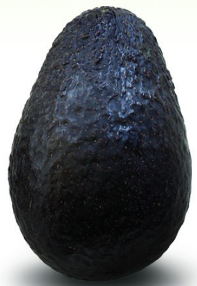
#> input picture Hassmadura.png, 197 x 286 px
$ python Trackbar.py
#> lines starting #> are read from the running program, lines starting #| are printed output that depends on the picture; after the words box and inside, x2 and y2 are one past the last pixel; in counts of white or black regions, pixels touching at a corner belong together
import cv2
import numpy as np

def empty(a):
    pass

cv2.namedWindow("TrackBars")
cv2.resizeWindow("TrackBars",640,240)
cv2.createTrackbar("Hue Min","TrackBars",24,179,empty)
cv2.createTrackbar("Hue Max","TrackBars",84,179,empty)
cv2.createTrackbar("Sat Min","TrackBars",34,255,empty)
cv2.createTrackbar("Sat Max","TrackBars",255,255,empty)
cv2.createTrackbar("Val Min","TrackBars",0,255,empty)
cv2.createTrackbar("Val Max","TrackBars",255,255,empty)

while True:
    frame=cv2.imread("Hassmadura.png")
#> frame is the input picture: shape (286, 197, 3); mean B, G, R 106.6, 102.4, 99.4
    frame= cv2.resize(frame,(720,480))
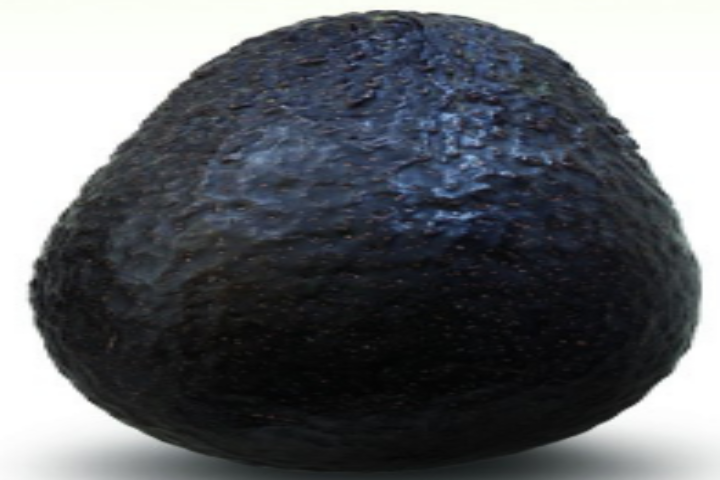
#> frame: shape (480, 720, 3); mean B, G, R 106.5, 102.3, 99.3
    hsv_frame = cv2.cvtColor(frame, cv2.COLOR_BGR2HSV)
#> hsv_frame: shape (480, 720, 3); mean H, S, V 72.8, 33.3, 107.3

    h_min=cv2.getTrackbarPos("Hue Min","TrackBars")
    h_max=cv2.getTrackbarPos("Hue Max","TrackBars")
    s_min=cv2.getTrackbarPos("Sat Min","TrackBars")
    s_max=cv2.getTrackbarPos("Sat Max","TrackBars")
    v_min=cv2.getTrackbarPos("Val Min","TrackBars")
    v_max=cv2.getTrackbarPos("Val Max","TrackBars")
    print(h_min,h_max,s_min,s_max,v_min,v_max)

    #CREAR UNA MASCARA
    lower=np.array([h_min,s_min,v_min])
    upper=np.array([h_max,s_max,v_max])
    mask=cv2.inRange(hsv_frame,lower,upper)
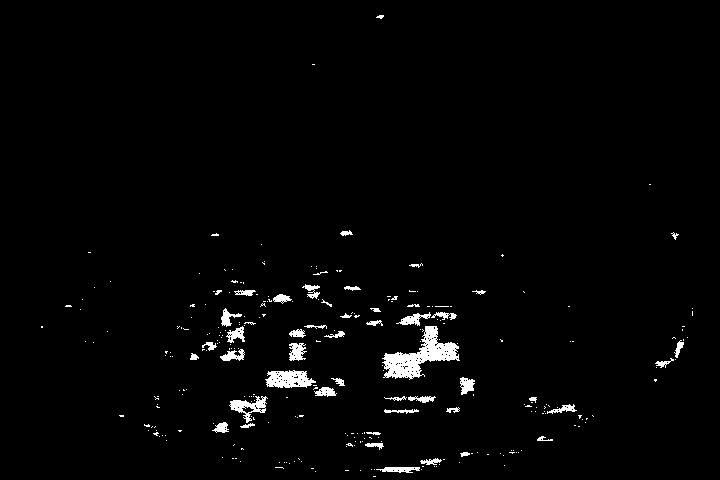
#> mask: shape (480, 720); 2% white; 278 white regions (229 under 20 px), largest, box (x1, y1, x2, y2) and area: (382, 326, 460, 380) 1676, (265, 370, 316, 388) 643, (229, 396, 268, 423) 408
    FrameResult=cv2.bitwise_and(frame,frame,mask=mask)
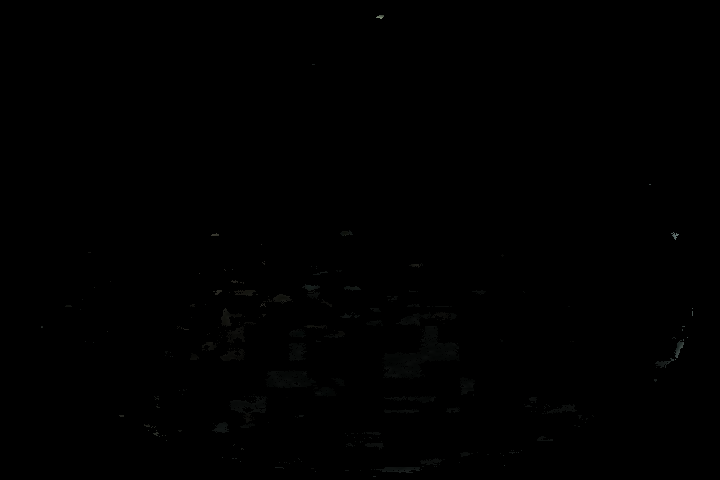
#> FrameResult: shape (480, 720, 3); mean B, G, R 0.3, 0.3, 0.2


    cv2.imshow("original",frame)
    cv2.imshow("HSV",hsv_frame)
    cv2.imshow("Mask",mask)
    cv2.imshow("AND",FrameResult)
    if cv2.waitKey(1) & 0xFF == ord('q'):
#> (key q is pressed here)
          break

$ run again, with HassInmadura.png copied over Hassmadura.png
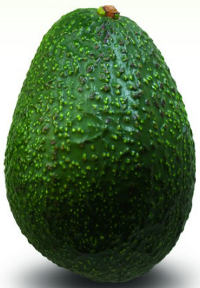
#> input picture HassInmadura.png, 200 x 288 px
#> frame is the input picture: shape (288, 200, 3); mean B, G, R 89.3, 120.7, 97.4
#> frame: shape (480, 720, 3)
#> hsv_frame: shape (480, 720, 3); mean H, S, V 49.9, 115.5, 120.8
#> `mask=cv2.inRange(hsv_frame,lower,upper)`:
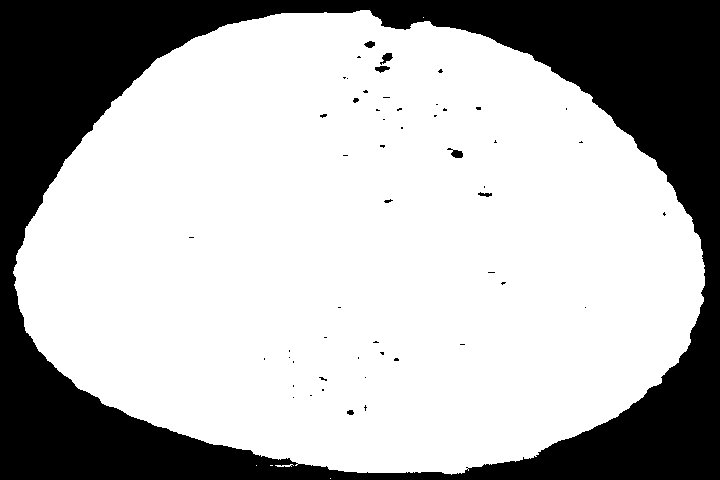
#> mask: shape (480, 720); 70.3% white; 53 black regions (44 under 20 px), largest, box (x1, y1, x2, y2) and area: (0, 0, 720, 480) 101935, (447, 148, 463, 158) 85, (380, 53, 393, 65) 79
#> `FrameResult=cv2.bitwise_and(frame,frame,mask=mask)`:
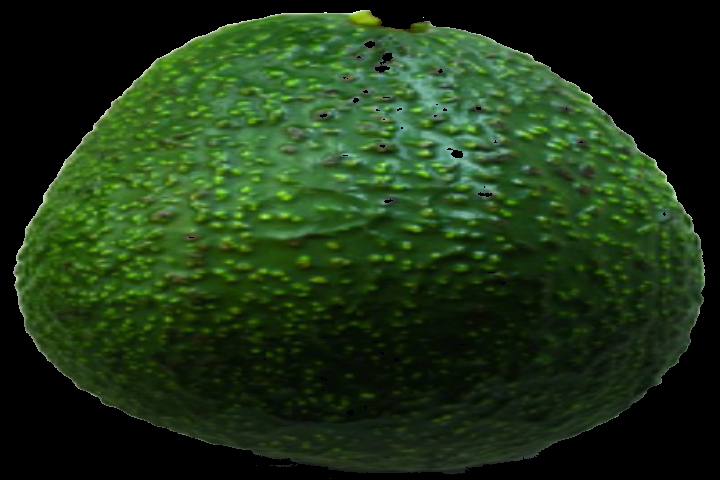
#> FrameResult: shape (480, 720, 3); mean B, G, R 22.1, 52.6, 29.9
